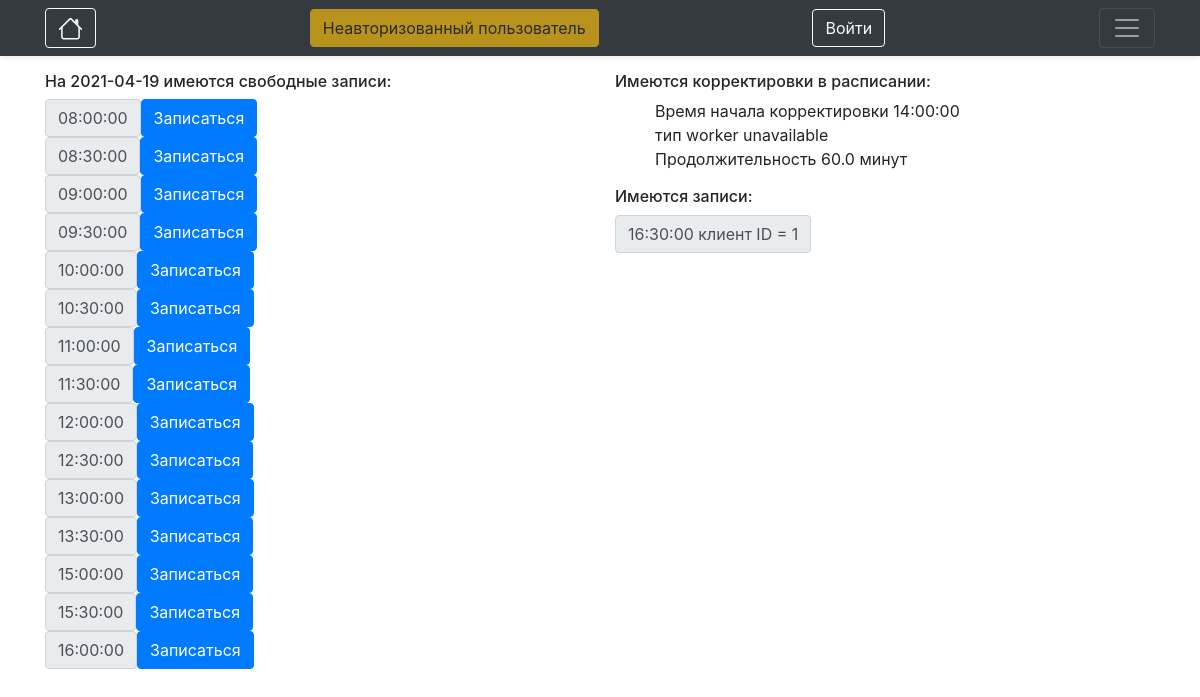
/check-date?day=2021-04-19, run on an earlier commit of the app's database.
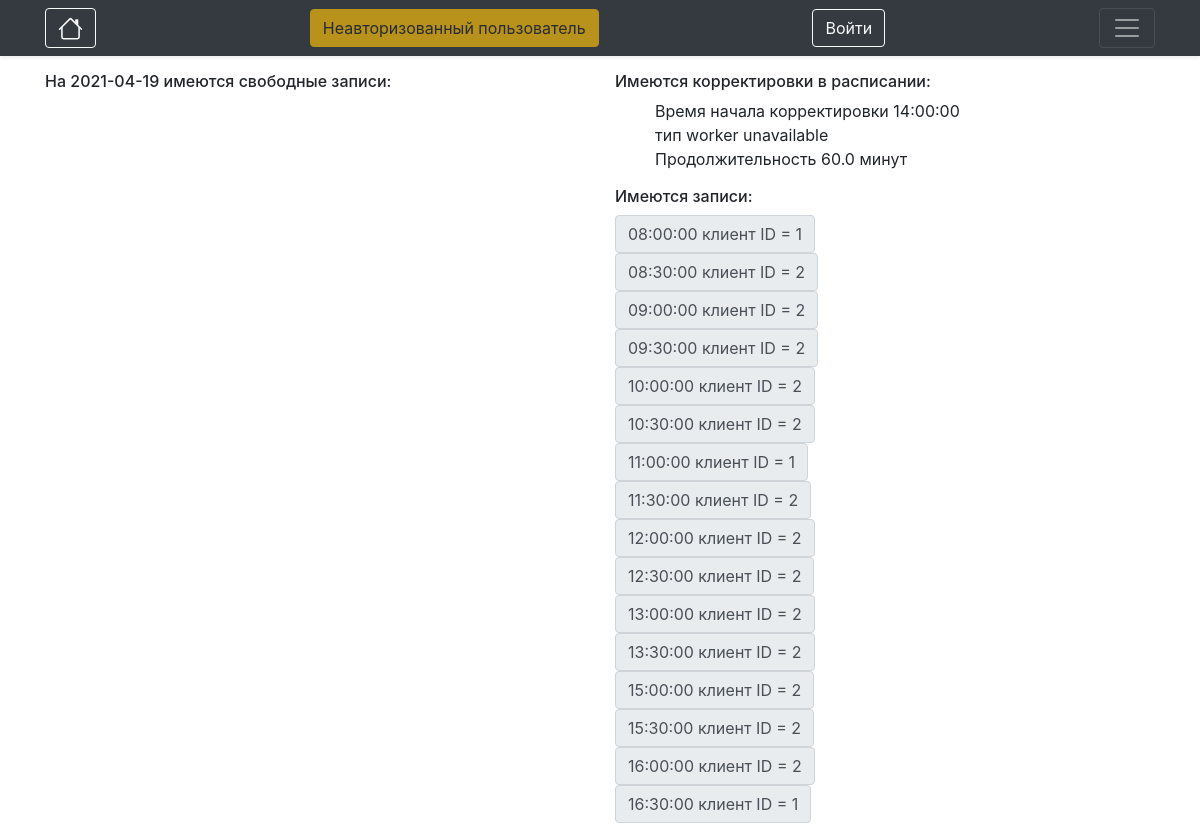
And on a later commit of the database.
### app/models.py (models this page shows, shortened)
class Schedule(db.Model):
    __tablename__ = 'schedules'
    worker_id = db.Column(db.Integer, db.ForeignKey('workers.id'), primary_key=True, nullable=False)
    start_time = db.Column(db.Integer, primary_key=True, nullable=False)
    duration = db.Column(db.Integer, nullable=False)
    week_day = db.Column(db.Integer, primary_key=True, nullable=False)
    def get_time(self):
        return (datetime.min + timedelta(seconds=self.start_time)).time()
    def get_time_with_duration(self):
        return (datetime.min + timedelta(seconds=(self.start_time + self.duration))).time()
    def __repr__(self):
        return f'<Shedule {self.worker_id} {self.start_time}>'

class Correction(db.Model):
    __tablename__ = 'corrections'
    worker_id = db.Column(db.Integer, db.ForeignKey('workers.id'), primary_key=True, nullable=False)
    start_time = db.Column(db.TIMESTAMP, primary_key=True, nullable=False)
    status = db.Column(db.Enum(CorrectionType))
    duration = db.Column(db.Integer, nullable=False)
    def get_start_time(self):
        return self.start_time.time()

class Record(db.Model):
    __tablename__ = 'records'
    id = db.Column(db.Integer, primary_key=True, autoincrement=True)
    client_id = db.Column(db.Integer, db.ForeignKey('clients.id'), nullable=False)
    worker_id = db.Column(db.Integer, db.ForeignKey('workers.id'), nullable=False)
    text = db.Column(db.Text, nullable=True)
    published = db.Column(db.DateTime, nullable=False)
    start_time = db.Column(db.TIMESTAMP, nullable=False)
    duration = db.Column(db.Integer, nullable=False)
    status = db.Column(db.Enum(RecordType), nullable=True)

### app/__init__.py (the view, shortened to what this page needs)
    @app.route('/check-date', methods=['GET', 'POST'])
    def check_date():
        formbtn = ChooseRecordForm()
        if request.method == 'GET':
            choose_day = request.args.get('day')
            date = datetime.strptime(choose_day, '%Y-%m-%d')
            date_corrections = Correction.query.filter(Correction.start_time >= date).\
                filter(Correction.start_time <= date + timedelta(days=1)).order_by(Correction.start_time).all()
            date_schedules = Schedule.query.filter_by(week_day=date.isoweekday()).order_by(Schedule.start_time).all()
            date_records = Record.query.filter(Record.start_time >= date).\
                filter(Record.start_time <= date + timedelta(days=1)).order_by(Record.start_time).all()
            for date_correction in date_corrections:
                shedule_windows_to_remove = 0
                remove_shedule_window = None
                for date_schedule in date_schedules:
                    if remove_shedule_window:
                        date_schedules.remove(remove_shedule_window)
                        remove_shedule_window = None
                    if date_schedule.get_time() <= date_correction.get_start_time() < date_schedule.get_time_with_duration():
                        if date_correction.duration % date_schedule.duration == 0:
                            shedule_windows_to_remove = date_correction.duration / date_schedule.duration
                        else:
                            shedule_windows_to_remove = (date_correction.duration // date_schedule.duration) + 1
                    if shedule_windows_to_remove > 0:
                        remove_shedule_window = date_schedule
                        shedule_windows_to_remove -= 1
            for date_record in date_records:
                remove_shedule_window = None
                for date_schedule in date_schedules:
                    if remove_shedule_window:
                        date_schedules.remove(remove_shedule_window)
                        print(remove_shedule_window.get_time())
                        remove_shedule_window = None
                    if date_schedule.get_time() == date_record.start_time.time():
                        remove_shedule_window = date_schedule
                        print(remove_shedule_window)
                if remove_shedule_window:
                        date_schedules.remove(remove_shedule_window)
                        print(remove_shedule_window.get_time())
                        remove_shedule_window = None
            return render_template(
                'check_date.html',
                date_schedules=date_schedules,
                date_corrections=date_corrections,
                date=date,
                date_records=date_records,
                form=formbtn
                )

### app/forms.py
class ChooseRecordForm(FlaskForm):
    submit = SubmitField('Записаться', render_kw={"class": "btn btn-primary"})

### app/templates/check_date.html (shortened to what this page needs)
{% extends "base.html" %}
{% block page_content %}
    <div class="row">
        <div class="col-6">
            <h6>На {{ date.date() }} имеются свободные записи:</h6>
                {% for date_schedule in date_schedules %}
                <div class="input-group">
                    <span class="input-group-text">{{ date_schedule.get_time() }}</span>
                    <form action="{{ url_for('process_add_record', schedule_start_time=date_schedule.start_time, schedule_worker=date_schedule.worker_id, date=date) }}" method="POST">
                        {{ form.submit }}
                    </form>
                </div>
                {% endfor %}
        </div>
        <div class="col-4">
            <h6>Имеются корректировки в расписании:</h6>
            {% for date_correction in date_corrections %}
                <ul>Время начала корректировки {{ date_correction.start_time.time() }} тип {{ date_correction.status.value }} Продолжительность {{ date_correction.duration/60 }} минут</ul>
            {% endfor %}
            <h6>Имеются записи:</h6>
            <div class="input-group">
                {% for date_record in date_records %}
                    <span class="input-group-text">{{ date_record.start_time.time() }} клиент ID = {{ date_record.client_id }}</span>
                {% endfor %}
            </div>
        </div>
    </div>
{% endblock %}

What changed in the data, as far as the page shows it:
no longer on this page (row unchanged): Schedule: get_time "08:00:00"
no longer on this page (row unchanged): Schedule: get_time "08:30:00"
no longer on this page (row unchanged): Schedule: get_time "09:00:00"
no longer on this page (row unchanged): Schedule: get_time "09:30:00"
no longer on this page (row unchanged): Schedule: get_time "10:00:00"
no longer on this page (row unchanged): Schedule: get_time "10:30:00"
no longer on this page (row unchanged): Schedule: get_time "11:00:00"
no longer on this page (row unchanged): Schedule: get_time "11:30:00"
no longer on this page (row unchanged): Schedule: get_time "12:00:00"
no longer on this page (row unchanged): Schedule: get_time "12:30:00"
no longer on this page (row unchanged): Schedule: get_time "13:00:00"
no longer on this page (row unchanged): Schedule: get_time "13:30:00"
no longer on this page (row unchanged): Schedule: get_time "15:00:00"
no longer on this page (row unchanged): Schedule: get_time "15:30:00"
no longer on this page (row unchanged): Schedule: get_time "16:00:00"
added Record: start_time.time "08:00:00", client_id "1"
added Record: start_time.time "08:30:00", client_id "2"
added Record: start_time.time "09:00:00", client_id "2"
added Record: start_time.time "09:30:00", client_id "2"
added Record: start_time.time "10:00:00", client_id "2"
added Record: start_time.time "10:30:00", client_id "2"
added Record: start_time.time "11:00:00", client_id "1"
added Record: start_time.time "11:30:00", client_id "2"
added Record: start_time.time "12:00:00", client_id "2"
added Record: start_time.time "12:30:00", client_id "2"
added Record: start_time.time "13:00:00", client_id "2"
added Record: start_time.time "13:30:00", client_id "2"
added Record: start_time.time "15:00:00", client_id "2"
added Record: start_time.time "15:30:00", client_id "2"
added Record: start_time.time "16:00:00", client_id "2"
